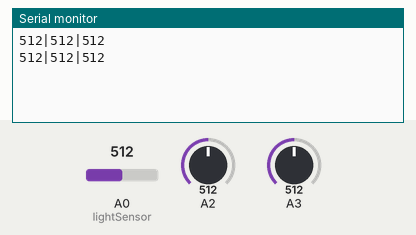
Recording of a sketch running on a simulated Arduino Uno, built with avr-gcc and run on an emulated ATmega328P. On the bench: the last lines printed to the serial monitor. The inputs (shaded band) are chosen by the test bench; at power-on: A0 (lightSensor) = 512, A2 = 512, A3 = 512.

Above: at 2.3 s.
2.4 s: A0 (lightSensor) set to 716
At 4.1 s:
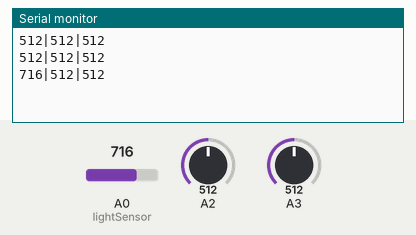
4.5 s: A2 set to 716
At 5.2 s:
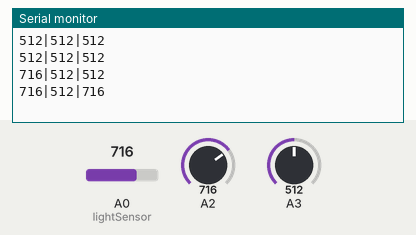
6.6 s: A3 set to 716
At 8.4 s:
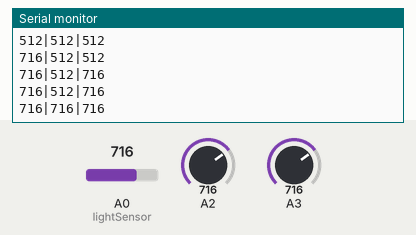
8.7 s: A0 (lightSensor) set to 900
At 9.9 s:
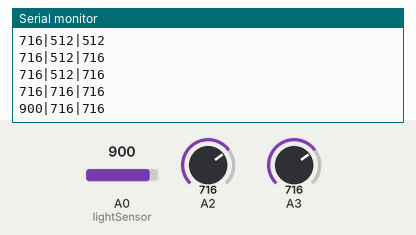
10.8 s: A2 set to 900
At 12.7 s:
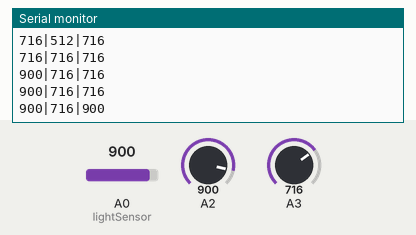
12.9 s: A3 set to 900
At 14.6 s:
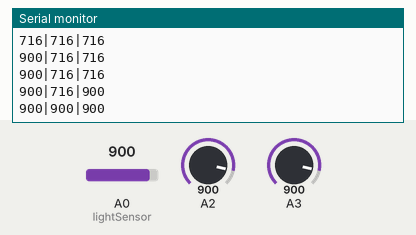
Timing chart, 0 to 16.0 s (numbered marks = the images above; inputs shaded):
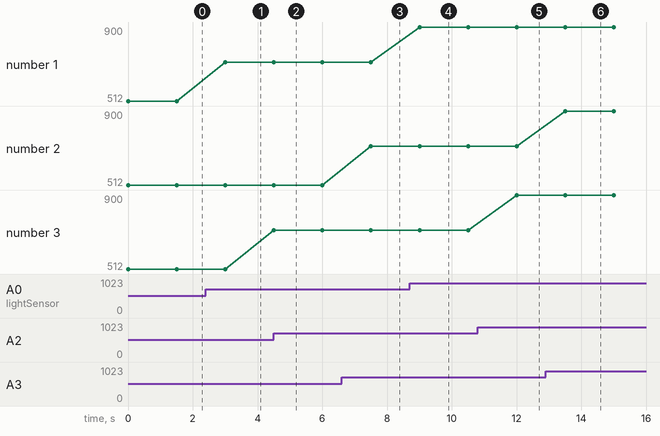

The sketch:

smartoffice-sensors.ino
```cpp
#define BRIGTHNESS_MAX 1000
#define BRIGHTNESS_MIN 0
#define BRIGHTNESS_GOOD 350

//Função setup, executado uma vez ao ligar o Arduino.
void setup(){
  //Ativando o serial monitor que exibirá os valores lidos no sensor.
  Serial.begin(9600);
}

//Função loop, executado enquanto o Arduino estiver ligado.
void loop(){
char newLine [100];

sprintf(newLine, "%i|%i|%i", lightSensor(), soundSensor(), distanceSensor());

Serial.println(newLine);

delay(1500);
}

int lightSensor(){
  //Lendo o valor do sensor.
  int valorSensor = analogRead(A0);

  return valorSensor;
}

int distanceSensor(){
  //Lendo o valor do sensor.
  int distance = analogRead(A2);

  return distance;
}

int soundSensor(){
  int volume;
  volume = analogRead(A3); // Reads the value from the Analog PIN A3

  return volume;
}
```

Measured:
- after the input at 2.4 s, the serial monitor: prints a new line after 0.60 s (image 1)
- after the input at 4.5 s, the serial monitor: prints a new line at once (image 2)
- after the input at 6.6 s, the serial monitor: prints a new line after 0.90 s (image 3)
- after the input at 8.7 s, the serial monitor: prints a new line after 0.30 s (image 4)
- after the input at 10.8 s, the serial monitor: prints a new line after 1.2 s (image 5)
- after the input at 12.9 s, the serial monitor: prints a new line after 0.61 s (image 6)
- plotted number 1: 512 → 716 after the input at 2.4 s, 716 → 900 after the input at 8.7 s
